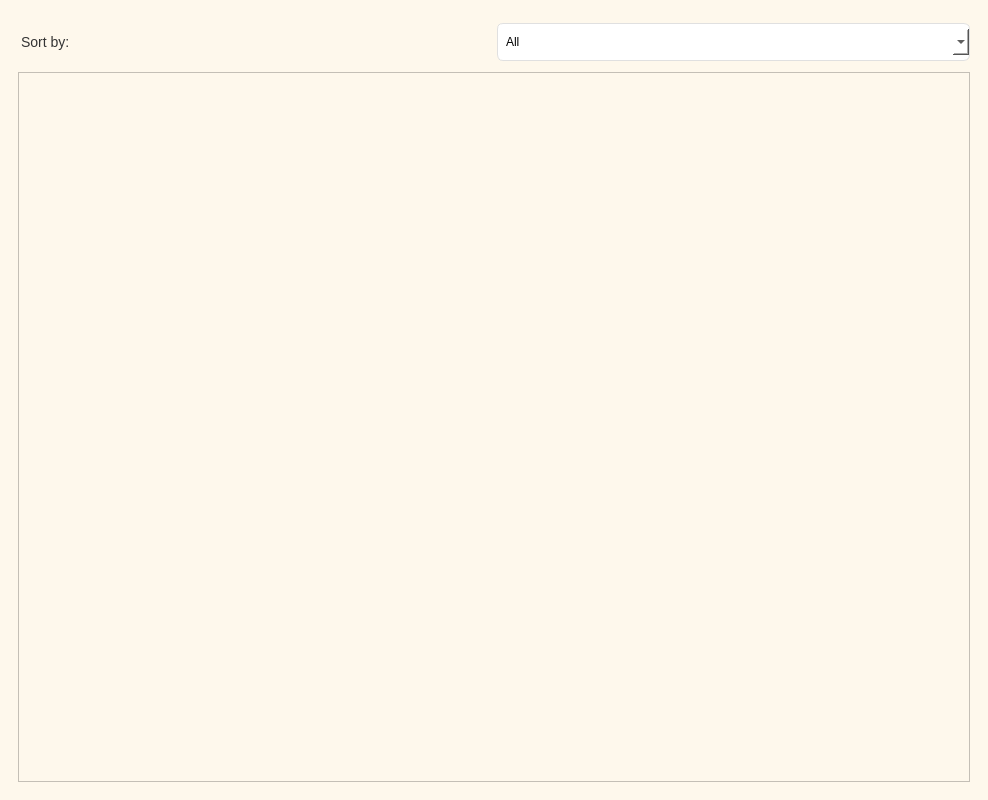
<?xml version="1.0" encoding="UTF-8"?>
<ui version="4.0">
 <class>PetWindow</class>
 <widget class="QMainWindow" name="PetWindow">
  <property name="geometry">
   <rect>
    <x>0</x>
    <y>0</y>
    <width>988</width>
    <height>800</height>
   </rect>
  </property>
  <property name="windowTitle">
   <string>Pet Shop Management</string>
  </property>
  <property name="styleSheet">
   <string notr="true">
    QMainWindow {
        background-color: #fef8ec;
    }
    
    QWidget {
        background-color: #fef8ec;
        font-family: Arial;
    }
    
    QLabel {
        color: #333333;
        font-size: 14px;
        padding: 5px 0;
    }
    
    QLineEdit, QComboBox, QDateEdit, QTextEdit {
        padding: 8px;
        border: 1px solid #e0e0e0;
        border-radius: 6px;
        background-color: #ffffff;
        min-height: 20px;
        margin: 5px 0;
    }
    
    QLineEdit:focus, QComboBox:focus, QDateEdit:focus, QTextEdit:focus {
        border: 2px solid #4a90e2;
    }
    
    QPushButton {
        padding: 10px 20px;
        border-radius: 6px;
        font-weight: bold;
        color: #333;
        min-width: 100px;
        margin: 5px;
    }
  
    QPushButton#btnAdd {
        background-color: #a0c9c3;
    }
	 QPushButton#btnAdd:hover {
        background-color: #657d81;
    }
    
	QPushButton#excelButton {
        background-color: #8ec9b6;
    }
	 QPushButton#excelButton:hover {
        background-color: #657d81;
    }

    QPushButton#btnEdit {
        background-color: #92b9e3;
    }
	QPushButton#btnEdit:hover {
        background-color: #6c7ee1;
    }
    
    QPushButton#btnDelete {
        background-color: #dc4048;
    }
    QPushButton#btnDelete:hover {
        background-color: #c73943;
    }
    
    QPushButton#imgpathButton {
        background-color: #6c757d;
    }
    
    QPushButton:hover {
        opacity: 0.9;
    }
    
    QTableWidget {
        border: 1px solid #e0e0e0;
        border-radius: 6px;
        gridline-color: #f0f0f0;
    }
    
    QTableWidget::item {
        padding: 8px;
    }
    
    QHeaderView::section {
        background-color: #f8f9fa;
        padding: 8px;
        border: none;
        font-weight: bold;
    }
    
    #imagePreview {
        background-color: white;
        border: 2px dashed #cccccc;
        border-radius: 8px;
        padding: 10px;
    }
    
    .ProductCard {
        background: #f8f9fa;
        border-radius: 8px;
        padding: 15px;
        margin: 10px;
    }
   </string>
  </property>
  <widget class="QWidget" name="centralwidget">
   <layout class="QGridLayout" name="gridLayout">
    <item row="0" column="0">
     <widget class="QStackedWidget" name="stackedWidget">
      <property name="currentIndex">
       <number>1</number>
      </property>
      <widget class="QWidget" name="petPage">
       <layout class="QVBoxLayout" name="petPageMainLayout">
        <item>
         <layout class="QHBoxLayout" name="petContentLayout">
          <item>
           <layout class="QVBoxLayout" name="petFormContainer">
            <item>
             <layout class="QFormLayout" name="petFormLayout">
              <item row="0" column="0">
               <widget class="QLabel" name="labelMaThuCung">
                <property name="text">
                 <string>Mã thú cưng:</string>
                </property>
               </widget>
              </item>
              <item row="0" column="1">
               <widget class="QLineEdit" name="lineEditMaThuCung">
                <property name="enabled">
                 <bool>false</bool>
                </property>
                <property name="placeholderText">
                 <string>Tự động tạo</string>
                </property>
               </widget>
              </item>
              <item row="1" column="0">
               <widget class="QLabel" name="labelTenThuCung">
                <property name="text">
                 <string>Tên thú cưng:</string>
                </property>
               </widget>
              </item>
              <item row="1" column="1">
               <widget class="QLineEdit" name="lineEditTenThuCung">
                <property name="placeholderText">
                 <string>Nhập tên thú cưng</string>
                </property>
               </widget>
              </item>
              <item row="2" column="0">
               <widget class="QLabel" name="labelLoai">
                <property name="text">
                 <string>Loại:</string>
                </property>
               </widget>
              </item>
              <item row="2" column="1">
               <widget class="QComboBox" name="comboBoxLoai">
                <item>
                 <property name="text">
                  <string>Chó</string>
                 </property>
                </item>
                <item>
                 <property name="text">
                  <string>Mèo</string>
                 </property>
                </item>
                <item>
                 <property name="text">
                  <string>Hamster</string>
                 </property>
                </item>
               </widget>
              </item>
              <item row="3" column="1">
               <widget class="QComboBox" name="comboBoxGioiTinh">
                <item>
                 <property name="text">
                  <string>Đực</string>
                 </property>
                </item>
                <item>
                 <property name="text">
                  <string>Cái</string>
                 </property>
                </item>
               </widget>
              </item>
              <item row="4" column="0">
               <widget class="QLabel" name="labelNgaySinh">
                <property name="text">
                 <string>Ngày sinh:</string>
                </property>
               </widget>
              </item>
              <item row="4" column="1">
               <widget class="QDateEdit" name="dateEditNgaySinh">
                <property name="calendarPopup">
                 <bool>true</bool>
                </property>
               </widget>
              </item>
              <item row="5" column="0">
               <widget class="QLabel" name="labelGiaBan">
                <property name="text">
                 <string>Giá bán:</string>
                </property>
               </widget>
              </item>
              <item row="5" column="1">
               <widget class="QLineEdit" name="lineEditGiaBan">
                <property name="placeholderText">
                 <string>Nhập giá bán</string>
                </property>
               </widget>
              </item>
              <item row="6" column="0">
               <widget class="QLabel" name="labelTinhTrang">
                <property name="text">
                 <string>Tình trạng:</string>
                </property>
               </widget>
              </item>
              <item row="6" column="1">
               <widget class="QLineEdit" name="lineEditTinhTrang">
                <property name="placeholderText">
                 <string>Nhập tình trạng sức khỏe</string>
                </property>
               </widget>
              </item>
              <item row="7" column="0">
               <widget class="QLabel" name="labelMoTa">
                <property name="text">
                 <string>Mô tả:</string>
                </property>
               </widget>
              </item>
              <item row="7" column="1">
               <widget class="QTextEdit" name="textEditMoTa">
                <property name="placeholderText">
                 <string>Nhập mô tả chi tiết</string>
                </property>
               </widget>
              </item>
              <item row="3" column="0">
               <widget class="QLabel" name="labelGioiTinh">
                <property name="text">
                 <string>Giới tính:</string>
                </property>
               </widget>
              </item>
             </layout>
            </item>
           </layout>
          </item>
          <item>
           <layout class="QVBoxLayout" name="imageContainer">
            <item>
             <widget class="QLabel" name="imagePreview">
              <property name="minimumSize">
               <size>
                <width>200</width>
                <height>200</height>
               </size>
              </property>
              <property name="maximumSize">
               <size>
                <width>200</width>
                <height>200</height>
               </size>
              </property>
              <property name="frameShape">
               <enum>QFrame::Box</enum>
              </property>
              <property name="text">
               <string>Hình ảnh</string>
              </property>
              <property name="scaledContents">
               <bool>true</bool>
              </property>
              <property name="alignment">
               <set>Qt::AlignCenter</set>
              </property>
             </widget>
            </item>
            <item>
             <widget class="QPushButton" name="imgpathButton">
              <property name="text">
               <string>Chọn ảnh</string>
              </property>
             </widget>
            </item>
           </layout>
          </item>
         </layout>
        </item>
        <item>
         <layout class="QHBoxLayout" name="buttonLayout">
          <item>
           <widget class="QPushButton" name="btnAdd">
            <property name="text">
             <string>Thêm</string>
            </property>
           </widget>
          </item>
          <item>
           <widget class="QPushButton" name="excelButton">
            <property name="text">
             <string>Excel</string>
            </property>
           </widget>
          </item>
          <item>
           <widget class="QPushButton" name="btnEdit">
            <property name="text">
             <string>Sửa</string>
            </property>
           </widget>
          </item>
          <item>
           <widget class="QPushButton" name="btnDelete">
            <property name="text">
             <string>Xóa</string>
            </property>
           </widget>
          </item>
         </layout>
        </item>
        <item>
         <widget class="QTableWidget" name="tablePets">
          <property name="horizontalScrollBarPolicy">
           <enum>Qt::ScrollBarAsNeeded</enum>
          </property>
          <attribute name="horizontalHeaderStretchLastSection">
           <bool>true</bool>
          </attribute>
          <column>
           <property name="text">
            <string>Mã thú cưng</string>
           </property>
          </column>
          <column>
           <property name="text">
            <string>Tên thú cưng</string>
           </property>
          </column>
          <column>
           <property name="text">
            <string>Loại</string>
           </property>
          </column>
          <column>
           <property name="text">
            <string>Giới tính</string>
           </property>
          </column>
          <column>
           <property name="text">
            <string>Ngày sinh</string>
           </property>
          </column>
          <column>
           <property name="text">
            <string>Giá bán</string>
           </property>
          </column>
          <column>
           <property name="text">
            <string>Tình trạng</string>
           </property>
          </column>
          <column>
           <property name="text">
            <string>Mô tả</string>
           </property>
          </column>
          <column>
           <property name="text">
            <string>Ảnh</string>
           </property>
          </column>
         </widget>
        </item>
       </layout>
      </widget>
      <widget class="QWidget" name="productPage">
       <layout class="QVBoxLayout" name="productLayout">
        <item>
         <layout class="QHBoxLayout" name="filterLayout">
          <item>
           <widget class="QLabel" name="labelSort">
            <property name="text">
             <string>Sort by:</string>
            </property>
           </widget>
          </item>
          <item>
           <widget class="QComboBox" name="comboSort">
            <item>
             <property name="text">
              <string>All</string>
             </property>
            </item>
            <item>
             <property name="text">
              <string>Chó</string>
             </property>
            </item>
            <item>
             <property name="text">
              <string>Mèo</string>
             </property>
            </item>
            <item>
             <property name="text">
              <string>Hamster</string>
             </property>
            </item>
           </widget>
          </item>
         </layout>
        </item>
        <item>
         <widget class="QScrollArea" name="scrollArea">
          <property name="widgetResizable">
           <bool>true</bool>
          </property>
          <widget class="QWidget" name="scrollAreaWidgetContents">
           <property name="geometry">
            <rect>
             <x>0</x>
             <y>0</y>
             <width>950</width>
             <height>706</height>
            </rect>
           </property>
          </widget>
         </widget>
        </item>
       </layout>
      </widget>
     </widget>
    </item>
   </layout>
  </widget>
 </widget>
 <resources/>
 <connections/>
</ui>
